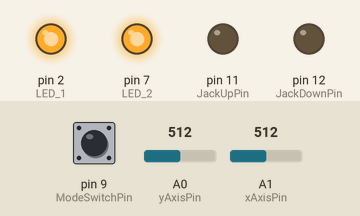
This sketch was run on a simulated Arduino Uno, built with avr-gcc and run on an emulated ATmega328P. Parts: output pins drawn as LEDs (lit = HIGH). Inputs (shaded band) come from the test bench; at power-on: pin 9 (ModeSwitchPin) HIGH, A0 (yAxisPin) = 512, A1 (xAxisPin) = 512. What the sketch prints to the serial monitor is not drawn.

Above: at 0.2 s.
Timing chart, 0 to 1.7 s (numbered marks = the images above):
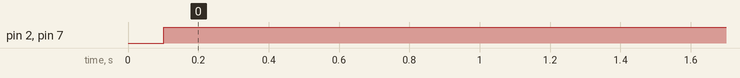

The sketch:

RescueRover_v1_Code.ino
```cpp
#define JackMode   0b00000000
#define RoverMode  0b11111111

#define yAxisPin A0
#define xAxisPin A1

#define LED_1 2
#define LED_2 7

#define TrackMotor_Left_Forward 3
#define TrackMotor_Left_Reverse 4

#define TrackMotor_Right_Forward 5
#define TrackMotor_Right_Reverse 6

#define ModeSwitchPin 9

#define JackUpPin 11
#define JackDownPin 12


int xAxisValue = 0;
int yAxisValue = 0;
unsigned char Joystick_Mode = RoverMode;
unsigned char ModeKey;


void setup()
{
  Serial.begin(9600); //how fast it's printing, 9600 bits per second

  pinMode(JackUpPin, OUTPUT);
  pinMode(JackDownPin, OUTPUT);

  pinMode(yAxisPin, INPUT);
  pinMode(xAxisPin, INPUT);

  pinMode(ModeSwitchPin, INPUT);

  pinMode(LED_1, OUTPUT);
  pinMode(LED_2, OUTPUT);
}

void loop()
{
  // put your main code here, to run repeatedly:
  xAxisValue = analogRead(xAxisPin);
  yAxisValue = analogRead(yAxisPin);
  delay(100);
  yAxisValue = analogRead(yAxisPin);

  ModeKey = digitalRead(ModeSwitchPin);

  if(ModeKey == 0)
  {
    Joystick_Mode = ~Joystick_Mode;
    delay(100);
  }

  //debugging
  Serial.print(xAxisValue,DEC);
  Serial.print("         ");
  Serial.print(yAxisValue, DEC);
  Serial.print("         ");
  Serial.print(Joystick_Mode, DEC);
  Serial.print("\n");

  if (Joystick_Mode == RoverMode)
  {
    if(yAxisValue > 800)
    {
      digitalWrite(TrackMotor_Left_Forward, HIGH);
      digitalWrite(TrackMotor_Left_Reverse, LOW);

      digitalWrite(TrackMotor_Right_Forward, HIGH);
      digitalWrite(TrackMotor_Right_Reverse, LOW);

      digitalWrite(LED_1, HIGH);
      digitalWrite(LED_2, HIGH);

    }else if (yAxisValue < 200)
    {
      digitalWrite(TrackMotor_Left_Forward, LOW);
      digitalWrite(TrackMotor_Left_Reverse, HIGH);

      digitalWrite(TrackMotor_Right_Forward, LOW);
      digitalWrite(TrackMotor_Right_Reverse, HIGH);

      digitalWrite(LED_1, HIGH);
      digitalWrite(LED_2, HIGH);

    }else
    {
      digitalWrite(TrackMotor_Left_Forward, LOW);
      digitalWrite(TrackMotor_Left_Reverse, LOW);

      digitalWrite(TrackMotor_Right_Forward, LOW);
      digitalWrite(TrackMotor_Right_Reverse, LOW);

      digitalWrite(LED_1, HIGH);
      digitalWrite(LED_2, HIGH);

    }

    if(xAxisValue > 800)
    {
      digitalWrite(TrackMotor_Left_Forward, LOW);
      digitalWrite(TrackMotor_Left_Reverse, LOW);

      digitalWrite(TrackMotor_Right_Forward, HIGH);
      digitalWrite(TrackMotor_Right_Reverse, LOW);

      digitalWrite(LED_1, HIGH);
      digitalWrite(LED_2, HIGH);
    }else if (xAxisValue < 200)
    {
      digitalWrite(TrackMotor_Left_Forward, HIGH);
      digitalWrite(TrackMotor_Left_Reverse, LOW);

      digitalWrite(TrackMotor_Right_Forward, LOW);
      digitalWrite(TrackMotor_Right_Reverse, LOW);

      digitalWrite(LED_1, HIGH);
      digitalWrite(LED_2, HIGH);
    }else
    {
      digitalWrite(TrackMotor_Left_Forward, LOW);
      digitalWrite(TrackMotor_Left_Reverse, LOW);

      digitalWrite(TrackMotor_Right_Forward, LOW);
      digitalWrite(TrackMotor_Right_Reverse, LOW);

      digitalWrite(LED_1, HIGH);
      digitalWrite(LED_2, HIGH);
    }


  }else
  {
      if(yAxisValue > 800)
      {
       digitalWrite(JackUpPin, HIGH);
       digitalWrite(JackDownPin, LOW);

       digitalWrite(LED_1, HIGH);
       digitalWrite(LED_2, HIGH);
      }
      else if (yAxisValue < 200)
      {
          digitalWrite(JackUpPin, LOW);
          digitalWrite(JackDownPin, HIGH);

          digitalWrite(LED_1, HIGH);
          digitalWrite(LED_2, HIGH);
      }
        else
        {
          digitalWrite(JackUpPin, LOW);
          digitalWrite(JackDownPin, LOW);

          digitalWrite(LED_1, HIGH);
          digitalWrite(LED_2, HIGH);

         }
  }

    delay(500);
}
```

Measured:
- by itself, pin 2 (LED_1), pin 7 (LED_2): LOW → HIGH at 0.10 s
